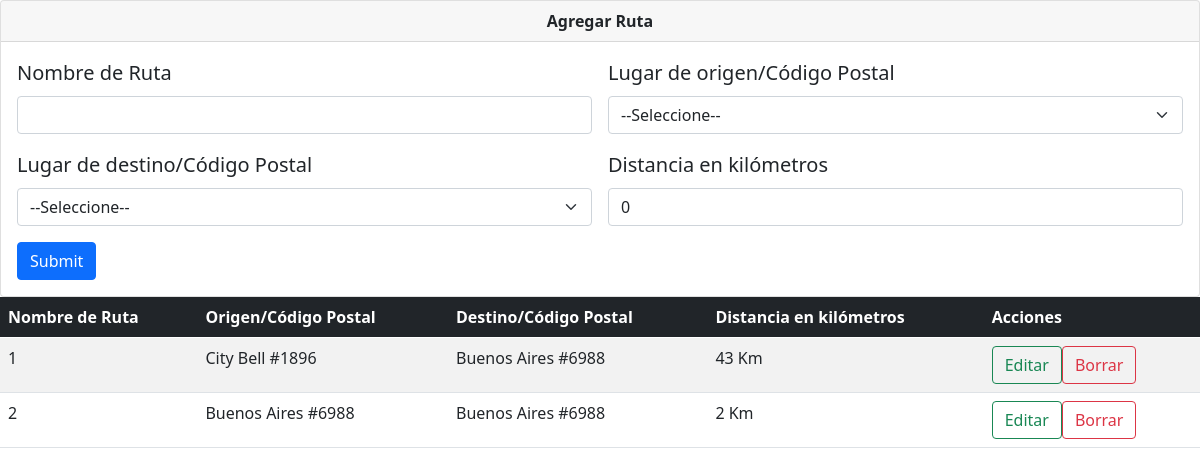
/vista_rutas.php (signed in), run on the app's committed database.
### tables this page shows
CREATE TABLE `lugares` (
  `idl` int(11) NOT NULL,
  `codigo_postal` int(11) NOT NULL,
  `nombre` varchar(50) NOT NULL,
  `activo` tinyint(1) NOT NULL
);

### php/acciones_rutas.php (called while the page is built, shortened)
<?php
    $update= false;
    $codigo_ruta = '';
    $kilometros = 0;

### vista_rutas.php (the view, shortened to what this page needs)
<?php
    include 'php/acciones_rutas.php';
    $db = conectar();
    function getRutas(){
        $db = conectar();
        $sql = "SELECT * FROM `rutas` WHERE activo=1 EXCEPT (SELECT r1.* FROM `rutas` r1 INNER JOIN `lugares` l1 ON (r1.codigo_postal_origen=l1.idl) AND (l1.activo=0) UNION (SELECT r2.* FROM `rutas` r2 INNER JOIN `lugares` l2 ON (r2.codigo_postal_destino=l2.idl) AND (l2.activo=0)))";
        $result = mysqli_query($db,$sql);
        $numRows = $result->num_rows;
        if ($numRows > 0) {
            while ($row = $result->fetch_assoc()) {
                $data[] = $row;
            }
            return $data;
        }
    }
?>
<!DOCTYPE html>
<html lang="en">
<head>
        <link href="https://cdn.jsdelivr.net/npm/bootstrap@5.0.0-beta3/dist/css/bootstrap.min.css" rel="stylesheet">
</head>
<?php try{
    ?>
<body>
    <div class="card">
    <div class="card-header text-center">
        <strong>Agregar Ruta</strong>
    </div>
    <div class="card-body">
        <blockquote class="blockquote mb-0">
            <form action ="php/acciones_rutas.php" class="row g-3" method ="POST">
            <div class="col-md-6">
                <label for="inputEmail4" class="form-label">Nombre de Ruta</label>
                <input type="text" class="form-control" name="codigo_ruta" placeholder="" value="<?php echo $codigo_ruta?>" required="" min=0>
            </div>
            <div class="col-md-6">
                <label for="inputZip" class="form-label">Lugar de origen/Código Postal</label>
                <select name="codigo_postal_origen" class="form-select">
                    <option value="">--Seleccione--</option>
                </select>
            </div>
            <div class="col-md-6">
                <label for="inputZip" class="form-label">Lugar de destino/Código Postal</label>
                <select name="codigo_postal_destino" class="form-select">
                    <option value="">--Seleccione--</option>
                </select>
            </div>
            <div class="col-md-6">
                <label for="inputZip" class="form-label">Distancia en kilómetros</label>
                <input type="number" class="form-control" name="kilometros" placeholder="" value="<?php echo $kilometros?>" required="" min=0>
            </div>
                <?php if($update == true){
                    echo "<div class='col-12'> <button type='submit'name='update' class='btn btn-info'>Update</button> </div>";
                    }else{
                    echo "<div class='col-12'> <button type='submit' name='submit' class='btn btn-primary'>Submit</button> </div>";
                    }
                ?>
            </form>
        </blockquote>
    </div>
    </div>
    <table class="table table-striped">
          <thead class="table-dark">
            <tr>
              <th scope="col">Nombre de Ruta</th>
              <th scope="col">Origen/Código Postal</th>
              <th scope="col">Destino/Código Postal</th>
              <th scope="col">Distancia en kilómetros</th>
              <th scope="col">Acciones</th>
            </tr>
          </thead>
          <tbody>
            <?php
            $rutas = getRutas();
            if(!empty($rutas)){
                foreach ($rutas as $value) {
                    $idr = $value['idr'];
                    $idorigen= $value['codigo_postal_origen'];
                    $consulta_lugareso = "SELECT * FROM lugares WHERE idl = '$idorigen' ";
                    $iddestino= $value['codigo_postal_destino'];
                    $consulta_lugaresd = "SELECT * FROM lugares WHERE idl = '$iddestino' ";
                    $resultado_origen = mysqli_query($db, $consulta_lugareso);
                    $resultado_destino = mysqli_query($db, $consulta_lugaresd);
                    $origen= mysqli_fetch_assoc($resultado_origen);
                    $destino= mysqli_fetch_assoc($resultado_destino);
                    echo
                    "<tr>".
                        "<td>". $value['codigo_ruta'] . "</td>".
                        "<td>". $origen['nombre'] . " #" . $origen['codigo_postal'] . "</td>".
                        "<td>". $destino['nombre'] . " #" . $destino['codigo_postal'] . "</td>".
                        "<td>". $value['kilometros'] . " Km". "</td>".
                        "<td>".
                            "<a href='vista_rutas.php?edit=$idr'class='btn btn btn-outline-success'>Editar</a>".
                            "<a href='php/acciones_rutas.php?delete=$idr'class='btn btn-outline-danger ml-1'>Borrar</a>".
                        "</td>".
                    "</tr>";
              }
            }
            ?>
          </tbody>
        </table>
</body>
<?php
	} catch (Exception $e){
			echo $e->getMessage();
	?>
		 <div class="body">
		 <br><br>
			<a href="pagprincipal.php" > click aqui para volver a la pagina principal </a><br><br>
			<a href="php/cerrarSesion.php" onclick="return SubmitForm(this.form)" value="Eliminar"> Click aqui para cerrar Sesion </a>
	</div>
        <div class= "div_foot">
		<p> Made by : Grupo 40 </p>
	</div>
		<?php
	}
	?>
</html>

### data on the page
lugares: nombre "City Bell", codigo_postal "1896"
lugares: nombre "Buenos Aires", codigo_postal "6988"

### other printed values
$value['codigo_ruta'] "1"
$value['kilometros'] "43"
$value['codigo_ruta'] "2"
$value['kilometros'] "2"
